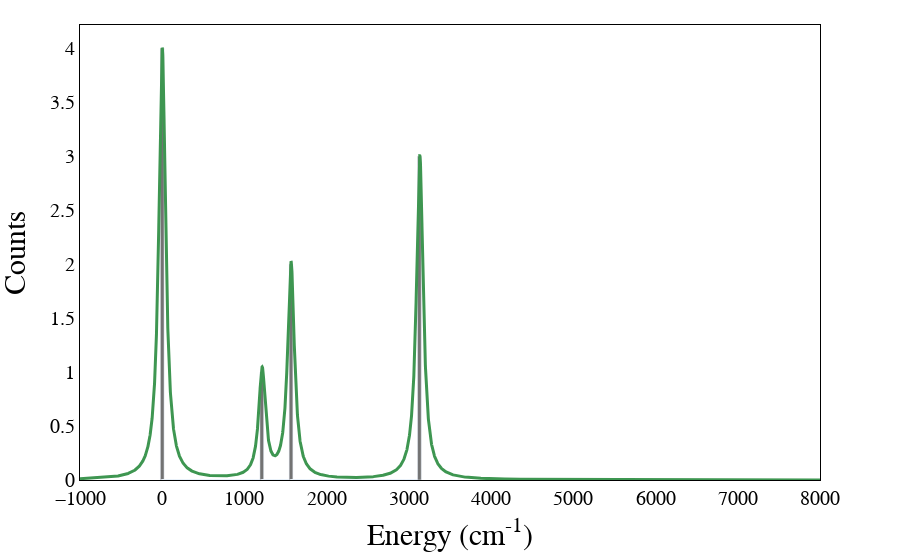

The notebook cell this image was saved under:
### Code cell
nr_samples = 10

s = qchem.vibronic.sample(t, U1, r, U2, alpha, nr_samples)
e = qchem.vibronic.energies(s, w, wp)

plot.spectrum(e, xmin=-1000, xmax=8000)

### Figure 1 — Plotly figure (JSON) as saved in the notebook; plotly's stock layout.template omitted (floating-point values rounded to 4 significant figures; data arrays with more than 128 entries replaced by an {"elided": "..."} marker saying what was removed)
{"data": [{"marker": {"color": "#737373"}, "type": "bar", "width": 45, "x": {"elided": "627 float values"}, "y": {"elided": "626 int values"}}, {"line": {"color": "#3e9651", "width": 3}, "mode": "lines", "type": "scatter", "x": {"elided": "9000 float values"}, "y": {"elided": "9000 float values"}}], "layout": {"bargap": 0.04, "margin": {"t": 25}, "plot_bgcolor": "white", "showlegend": false, "xaxis": {"linecolor": "black", "mirror": true, "range": [-1000, 8000], "showline": true, "tickfont": {"color": "black", "family": "Computer Modern", "size": 20}, "title": {"font": {"color": "black", "family": "Computer Modern", "size": 30}, "text": "Energy (cm<sup>-1</sup>)"}}, "yaxis": {"linecolor": "black", "mirror": true, "rangemode": "tozero", "showline": true, "tickfont": {"color": "black", "family": "Computer Modern", "size": 20}, "title": {"font": {"color": "black", "family": "Computer Modern", "size": 30}, "text": "Counts"}}}}
